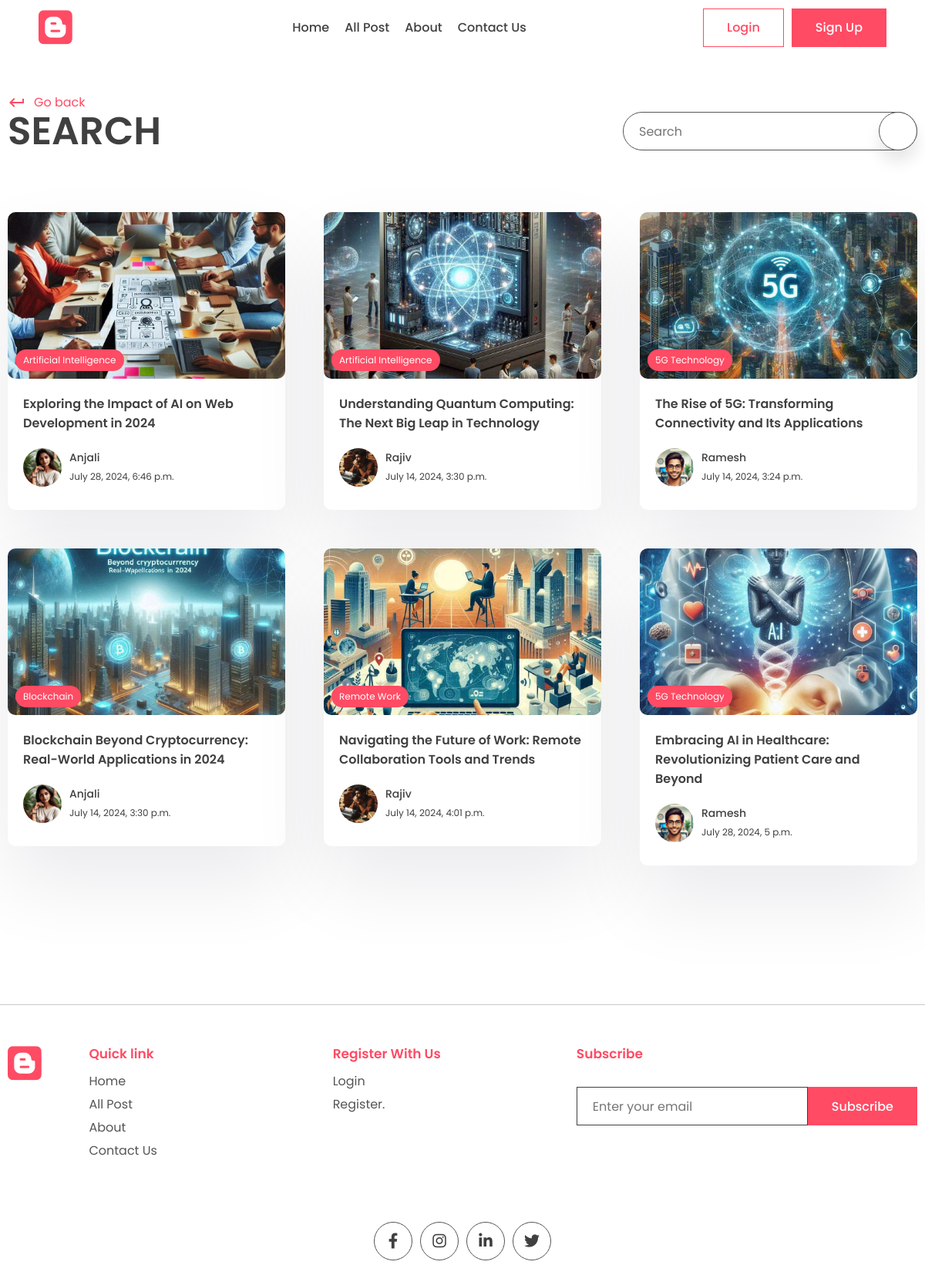
/search/, run on an earlier commit of the app's database.
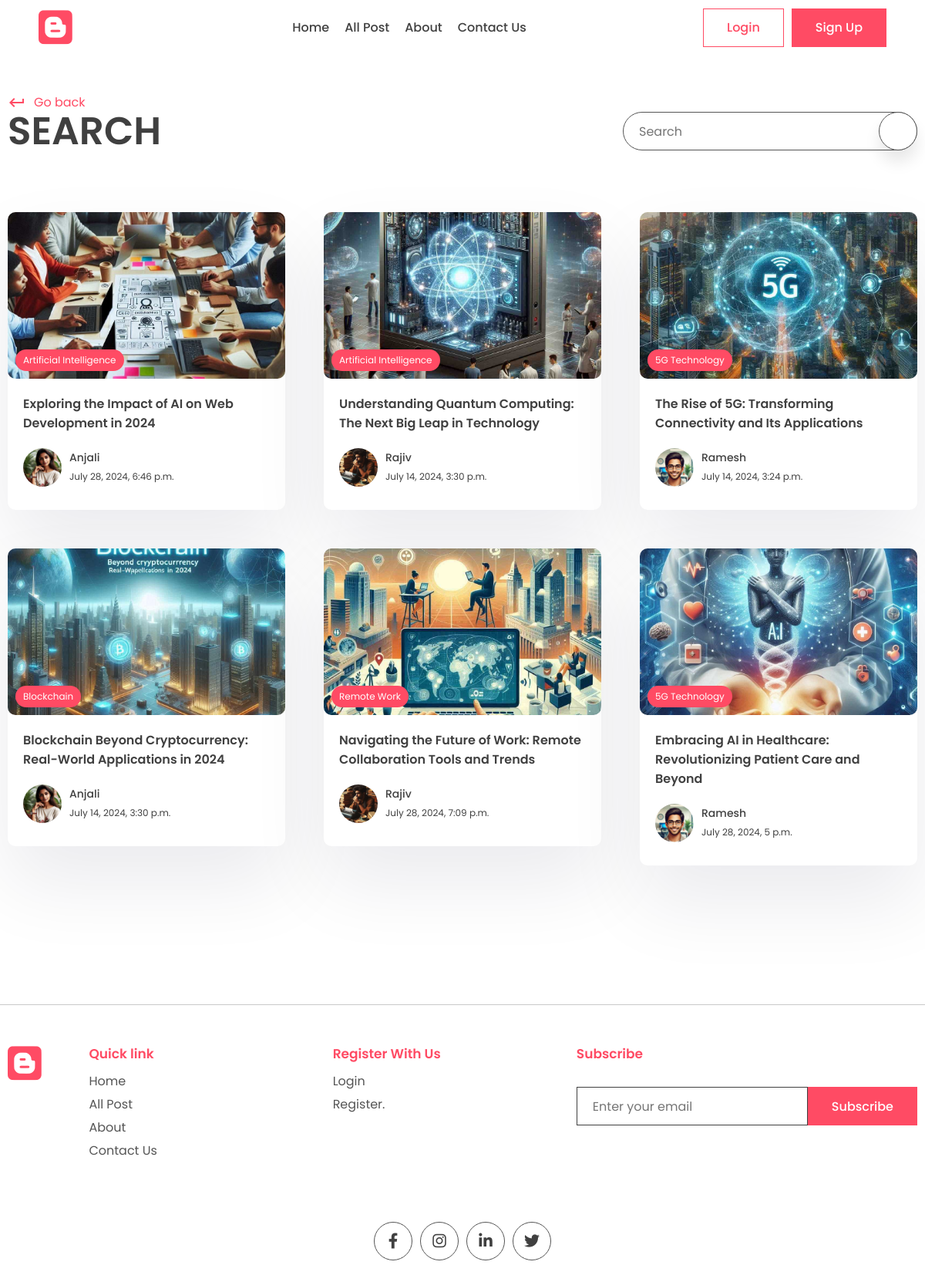
And on a later commit of the database.
### app/models.py (models this page shows, shortened)
class Post(models.Model):
    title = models.CharField(max_length=200)
    content = models.TextField()
    last_updated = models.DateTimeField(auto_now=True)
    slug = models.SlugField(max_length=200, unique=True)
    image = models.ImageField(null=True, blank=True, upload_to='images/')
    tags = models.ManyToManyField(Tag, blank=True, related_name='post')
    view_count = models.IntegerField(null=True, blank=True)
    is_featured = models.BooleanField(default=False)
    author = models.ForeignKey(User, on_delete=models.CASCADE, null=True, blank=True)
    bookmarks = models.ManyToManyField(User, related_name='bookmarks', default=True)
    likes = models.ManyToManyField(User, related_name='likes', default=True)

class Tag(models.Model):
    name = models.CharField(max_length=100)
    description = models.CharField(max_length=100)
    slug = models.SlugField(max_length=200, unique=True)

class Profile(models.Model):
    user = models.OneToOneField(User, on_delete=models.CASCADE)
    image = models.ImageField(null=True, blank=True, upload_to='images/')
    slug = models.SlugField(max_length=200, unique=True)
    bio = models.CharField(max_length=200)

### app/views.py (the view)
# urls.py: path('search/', views.search_posts, name='search_page'),
def search_posts(request):
    search_query = request.GET.get('q', '')
    posts = Post.objects.filter(title__icontains=search_query)
    context = {
        'posts': posts,
        'search_query': search_query,
    }
    return render(request, 'app/search.html', context)

### app/templates/app/search.html (shortened to what this page needs)
{% extends "layout.html" %}
{% block content %}
<main>
    <div class="container">
        <div class="page-top">
        <div class="top flex">
            <div class="page-name">
            <a href="#" class="learn">
                <span class="material-icons"> keyboard_return </span> Go back
            </a>
            <h1>Search</h1>
            </div>
            <form class="search-bar s-active" method="GET">
                <input type="text" placeholder="Search" value = "{{search_query}}" name='q'/>
                <button type='submit' class="animated-search">
                </button>
            </form>
        </div>
        </div>
    </div>
  <section class="sp">
    <div class="container">
      <div class="grid">
        {% for post in posts %}
        <a href="{% url "post_page" post.slug%}">
          <div class="card">
            <div class="post-img">
              <img src="{{post.image.url}}" alt="" />
              <div class="tag">{{post.tags.all.0.name}}</div>
            </div>
            <div class="card-content">
              <h3>
                {{post.title}}
              </h3>
              <div class="author">
                <div class="profile-pic">
                  <img src="{{post.author.profile.image.url}}" alt="" />
                </div>
                <div class="details">
                  <p>{{post.author.first_name}}</p>
                  <small>{{post.last_updated}}</small>
                </div>
              </div>
            </div>
          </div>
        </a>
        {% endfor %}
      </div>
    </div>
  </section>
</main>
{% endblock content %}

### templates/layout.html (shortened to what this page needs)
{% load static %}
<!DOCTYPE html>
<html lang="en">
  <head>
    <link rel="stylesheet" href="{% static 'app/style.css' %}" />
    <link
      rel="stylesheet"
      href="https://unicons.iconscout.com/release/v2.1.6/css/unicons.css"
    />
    <link
      rel="stylesheet"
      href="https://cdnjs.cloudflare.com/ajax/libs/font-awesome/6.1.1/css/all.min.css"
    />
  </head>
  <body>
    <header>
      <div class="container container-fluid">
        <a href="{% url "home_page" %}" class="logo">
          <i class="fa-brands fa-blogger"></i>
        </a>
        <div class="links">
          <a href="{% url "home_page" %}">Home</a>
          <a href="{% url "all_post" %}">All Post</a>
          <a href="{% url "about_page" %}">About</a>
          <a href="{% url "contact_page" %}">Contact Us</a>
        </div>
        <div class="action-btn">
        {% if user.is_authenticated %}
        <form method="post" action="{% url "logout" %}">
          {% csrf_token %}
          <button class="btn btn-primary">Logout</button>
        </form>
        {% else %}
          <a href="{% url "login" %}"
            ><button class="btn btn-scoundary">Login</button>
          </a>
          <a href="{% url "register" %}">
            <button class="btn btn-primary">Sign Up</button>
          </a>
        {% endif %}
        </div>
      </div>
    </header>
    {% block content %}
    {% endblock content %}
    <footer>
      <div class="container">
        <div class="grid-4">
          <div class="logo f-logo">
            <i class="fa-brands fa-blogger"></i>
          </div>
          <div class="link">
            <h2>Quick link</h2>
            <div class="q-link">
              <a href="{% url "home_page" %}">Home</a>
              <a href="{% url "all_post" %}">All Post</a>
              <a href="{% url "about_page" %}">About</a>
              <a href="{% url "contact_page" %}">Contact Us</a>
            </div>
          </div>
          {% if user.is_authenticated %}
            <div class="link">
              <h2>Your Favourites</h2>
              <div class="q-link">
                <a href="{% url "all_bookmark_post" %}">All Post</a>
                <a href="{% url "all_liked_post" %}">Liked Post</a>
              </div>
            </div>
          {% else %}
            <div class="link">
              <h2>Register With Us</h2>
              <div class="q-link">
                <a href="{% url "login" %}">Login</a>
                <a href="{% url "register" %}">Register.</a>
              </div>
            </div>
          {% endif %}
          {% if request.session.subscribed == None %}
          <div class="news-signup">
            <h2>Subscribe</h2>
            <div class="newsletter">
              <form method="POST" action="{% url "home_page" %}">
                <input
                  type="email"
                  name="email"
                  maxlength="100"
                  placeholder="Enter your email"
                  required=""
                  id="id_email"
                />
                <button type="submit" class="btn btn-primary">Subscribe</button>
              </form>
            </div>
          </div>
        {% endif %}
        </div>
        <div class="share">
          <div class="social">
            <a href="#">
              <i class="fa-brands fa-facebook-f"></i>
            </a>
            <a href="#">
              <i class="fa-brands fa-instagram"></i>
            </a>
            <a href="#">
              <i class="fa-brands fa-linkedin-in"></i>
            </a>
            <a href="#">
              <i class="fa-brands fa-twitter"></i>
            </a>
          </div>
        </div>
      </div>
    </footer>
  </body>
</html>

What changed in the data, as far as the page shows it:
changed Post "Navigating the Future of Work: Remote Collaboration Tools and Trends": last_updated "July 14, 2024, 4:01 p.m." → "July 28, 2024, 7:09 p.m."
